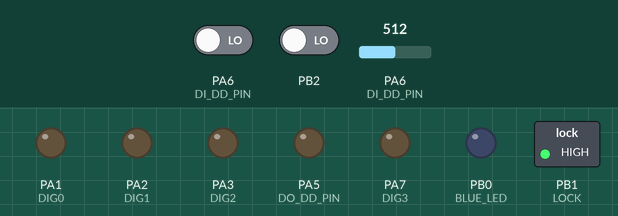
Simulated run of this program. Board: ATtiny24, CodeVisionAVR source translated, built with avr-gcc and emulated at 8 MHz (the files do not name the chip). On the bench: switched loads named in the program (green lamp = pin HIGH), output pins drawn as LEDs (lit = HIGH). Dashed ring = blinking. The inputs (shaded band) are chosen by the test bench; at power-on: PB2 LOW, PA6 (DI_DD_PIN) LOW, PA6 (DI_DD_PIN) = 512. Sleep ends after the set time or at an interrupt.

Above: at 1.2 s.
1.3 s: PB2 driven HIGH
At 2.1 s:
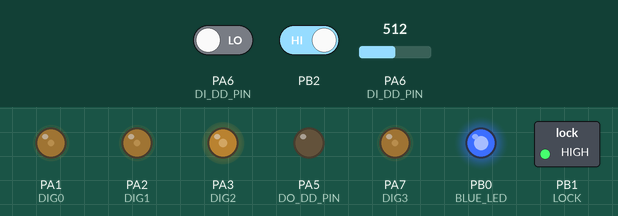
4.3 s: PA6 (DI_DD_PIN) driven HIGH
At 4.7 s:
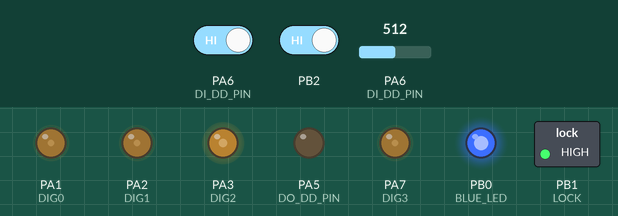
5.8 s: PA6 (DI_DD_PIN) set to 554
8.8 s: PA6 (DI_DD_PIN) set to 580
At 9.58 s:
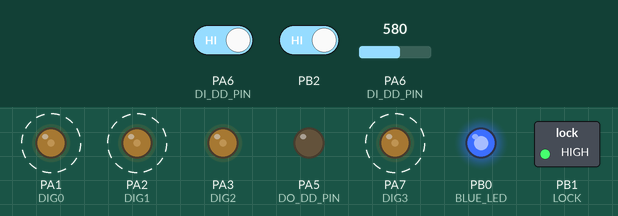
11.8 s: PA6 (DI_DD_PIN) set to 511
At 12.9 s:
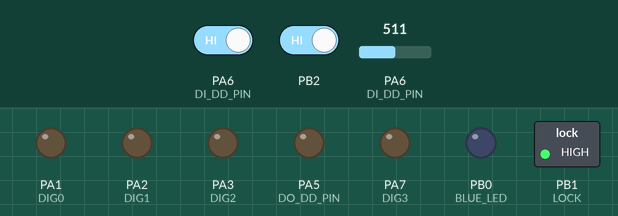
13.8 s: PA6 (DI_DD_PIN) driven LOW
At 14.3 s:
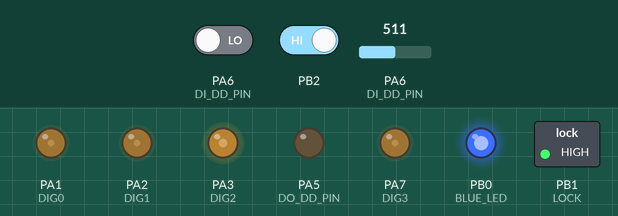
Timing chart, 0 to 16.3 s (numbered marks = the images above; inputs shaded):
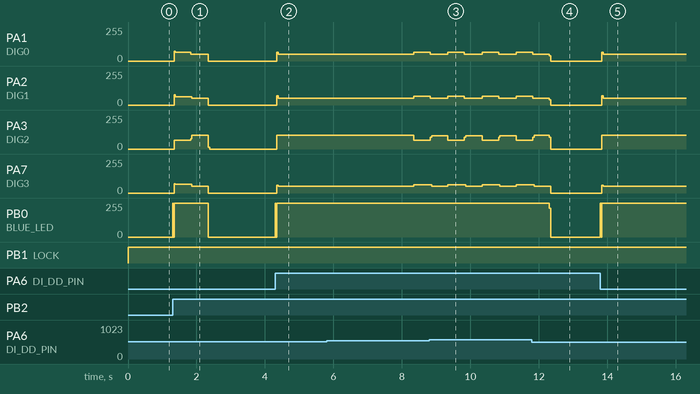

The program:

main.c
```c
/*
 * AL304_watch.c
 *
 * Created: 12.07.2024 20:19:41
 * Author : drspa
 */
#include <avr/io.h>
#include <avr/sleep.h>
#include <AL304_display.h>
#include <counter.h>
#include <ADC.h>

#define CHARGE_MAX 651
#define CHARGE_MIN 512

void TaskShowTime(void)
{
    AL304ShowTime(cnt_min0.cnt,
                  cnt_min1.cnt,
                  cnt_hor0.cnt,
                  cnt_hor1.cnt);
    CounterTick();
}

void TaskShowCharge(void)
{
    int chrg_val;
    int cd0, cd1, cd2;

    ADCDeinit();
    ADCinit();
    ADCStart();

    _delay_ms(2); //wait 25 ADC clock cycles
                  //in order to initialize analog circuitry

    chrg_val = ADCGetValue();

    if(chrg_val < CHARGE_MIN) chrg_val = CHARGE_MIN;
    else if(chrg_val > CHARGE_MAX) chrg_val = CHARGE_MAX;

    chrg_val = 100* (chrg_val - CHARGE_MIN)/
                    (CHARGE_MAX - CHARGE_MIN);

    cd0 = chrg_val % 10;
    chrg_val /= 10;
    cd1 = chrg_val % 10;
    if(cd1 == 0) cd1 = 11;

    chrg_val /= 10;
    cd2 = chrg_val %10;
    if(cd2 == 0) cd2 = 11;

    AL304ShowNumber(cd0, cd1, cd2, 11, DUR_4SEC, 0);
    CounterTick();
}

void TaskSetTime(void)
{
    int hor = 0;
    int min = 0;
    uint8_t set_cnt = 0;
    uint8_t dot_blink = 0;

    while(set_cnt < 2) {
        switch(set_cnt){
            case 0:
            if(ADCGetButtonState() == BUT_SW_CHRG) min++;
            min %= 60;
            AL304ShowNumber(min%10, min/10, 11, 11, DUR_500MSEC, dot_blink);
            break;
            case 1:
            if(ADCGetButtonState() == BUT_SW_CHRG) hor++;
            hor %= 24;
            AL304ShowNumber(11, 11, hor%10, hor/10, DUR_500MSEC, dot_blink);
            break;
        }
        dot_blink ^= 1;
        if(ADCGetButtonState() == BUT_SET_TIME) set_cnt++;
    }

    cnt_min0.cnt = min % 10;
    cnt_min1.cnt = min / 10;
    cnt_hor0.cnt = hor % 10;
    cnt_hor1.cnt = hor / 10;
}

int main(void)
{
    Button_states button_state;
	AL304_init();
    PCI0nterruptInint();
    PCI1nterruptInint();
	counter_init();

    sei();
    set_sleep_mode(SLEEP_MODE_PWR_DOWN);

    while (1)
    {
        sleep_mode();
        INT0InterruptInit();

        ADCSetMuxChannel(MUXCH6);
        ADCinit();
        ADCStart();

        _delay_ms(2); //wait 25 ADC clock cycles
                      //in order to initialize analog circuitry

		TaskShowTime();

        button_state = ADCGetButtonState();
        if(button_state == BUT_SW_CHRG){
            TaskShowCharge();
        }else if(button_state == BUT_SET_TIME){
            TaskSetTime();
        }else if(button_state == BUT_SLEEP){
            //do nothing
        }
        ADCDeinit();

        PCI1nterruptInint();
        PCI0nterruptInint();
    }
}
```

ADC.c
```c
/*
 * ADC.c
 *
 * Created: 05.08.2024 13:56:46
 *  Author: drspa
 */

#include "ADC.h"

void ADCSetMuxChannel(uint8_t adc_channel)
{
    ADMUX &= 0xC0; //clear mux channel selection bits
    ADMUX |= adc_channel;
}

void ADCinit(void)
{
    ADCSRA |= (1 << ADPS2) | (1 << ADPS1) | (1 << ADPS0);
    DIDR0 |= (1 << ADC6D);
    ADCSRA |= (1 << ADEN) | (1 << ADATE);
}

void ADCDeinit(void)
{
    ADMUX &= 0xC0; //clear mux channel selection bits
    ADCSRA &= ~((1 << ADPS2) | (1 << ADPS1) | (1 << ADPS0));
    DIDR0 &= ~(1 << ADC6D);
    ADCSRA &= ~((1 << ADEN) | (1 << ADATE));
}

void ADCStart(void)
{
    ADCSRA |= (1 << ADSC);
}

int ADCGetValue(void)
{
    int val_l, val_h;
    while(!(ADCSRA && (1 << ADIF))) {}
    ADCSRA |= (1<<ADIF);
    val_l = ADCL;
    val_h = ADCH;
    val_l |= val_h << 8;
    return val_l;
}

Button_states ADCGetButtonState(void)
{
    Button_states state = BUT_SLEEP;
    int val1, val2;

    val1 = ADCGetValue();
    val2 = ADCGetValue();

    val1 = (val1 + val2) / 2;
    val2 = val1 - 512;

    if(val2 < 50 &&
       val2 > -50){
        state = BUT_SET_TIME;
    }else if(val2 < 50 &&
             val2 < -50){
        state = BUT_SW_CHRG;
    }else if(val2 > 50 &&
             val2 > -50){
        state = BUT_SLEEP;
    }

    return state;
}

uint8_t ButtonSettingsEn(void)
{
    uint8_t en_flag;
    int val1, val2;

    val1 = ADCGetValue();
    val2 = ADCGetValue();

    val1 = (val1 + val2) / 2;

     if((val1 - 512) < 50 &&
        (val1 - 512) > -50){
         en_flag = 1;
     }else{
         en_flag = 0;
     }

     return en_flag;
}
```

ADC.h
```c
/*
 * ADC.h
 *
 * Created: 05.08.2024 13:56:58
 *  Author: drspa
 */


#ifndef ADC_H_
#define ADC_H_
#include <avr/io.h>

enum{
    MUXCH0,
    MUXCH1,
    MUXCH2,
    MUXCH3,
    MUXCH4,
    MUXCH5,
    MUXCH6,
    MUXCH7
};

typedef enum{
    BUT_SLEEP,
    BUT_SW_CHRG,
    BUT_SET_TIME
} Button_states;

void ADCSetMuxChannel(uint8_t adc_channel);
void ADCinit(void);
void ADCDeinit(void);
void ADCStart(void);
int ADCGetValue(void);
Button_states ADCGetButtonState(void);


#endif /* ADC_H_ */
```

AL304_display.c
```c
/*
 * AL304_display.c
 *
 * Created: 13.07.2024 11:47:25
 *  Author: drspa
 */

#include <AL304_display.h>
#include <avr/pgmspace.h>
#include "tinySPI.h"

const uint8_t Num_table[] PROGMEM = {
	0b11000000,	//0
	0b11111001,	//1
	0b10000011,	//2
	0b10100001,	//3
	0b10111000,	//4
	0b10100100,	//5
	0b10000100,	//6
	0b11101001,	//7
	0b10000000,	//8
	0b10100000,	//9
	0b01111111,	//.
    0b11111111  //space
};

uint8_t display_flag; //indicates the end of delay time
uint8_t display_en; //indicates if button was pressed

void PCI0nterruptInint(void)
{
    GIMSK |= (1 << PCIE0);
    PCMSK0 |= (1 << PCINT6);
}

void TimerSetDuration(int duration)
{
    OCR1A = duration;
}

static void TimerInit(void)
{
    TCNT1 = 0;
    TimerSetDuration(DUR_4SEC);
    TIMSK1 |= (1 << OCIE1A);
    TCCR1B |= (1 << WGM12);
}

void TimerStart(void)
{
    TCCR1B |= (1 << CS12) | (1 << CS10); //Start Timer1
}

void TimerStop(void)
{
    TCCR1B &= ~((1 << CS12) | (1 << CS10)); //Stop Timer1
}

static void AL304_clear_register(void)
{
    PORTB &= ~(1 << LOCK);
    tinySPI_transfer(0x00);
    PORTB |= (1 << LOCK);
}

void AL304_init(void)
{
    display_flag = 0;
    display_en = 0;
	tinySPI_begin();
	tinySPI_setDataMode(SPI_MODE0);
    TimerInit();

	DDRA |= (1 << DIG0) | (1 << DIG1) | (1 << DIG2) | (1 << DIG3);
	DDRB |= (1 << BLUE_LED) | (1 << LOCK);

    AL304_clear_register();
}

static void AL304_send_number(uint8_t num, uint8_t dig)
{
	PORTA &= ~((1 << DIG0) | (1 << DIG1) | (1 << DIG2) | (1 << DIG3));
	PORTA |= (1 << dig);

	PORTB &= ~(1 << LOCK);
	tinySPI_transfer(pgm_read_byte(&Num_table[num]));
	PORTB |= (1 << LOCK);
}

void AL304ShowNumber(int n0, int n1, int n2, int n3, int dur, uint8_t dot_en)
{
    TimerSetDuration(dur);
    TimerStart();
    while (!display_flag) {
        PORTB |= (1 << BLUE_LED); // Turn-on backlight
        AL304_send_number(n0, DIG0);
        _delay_ms(2);
        AL304_send_number(n1, DIG1);
        _delay_ms(2);
        AL304_send_number(n2, DIG2);
        _delay_ms(2);
        AL304_send_number(n3, DIG3);
        _delay_ms(2);

        if(dot_en) {
        AL304_send_number(10, DIG2); //point
        _delay_ms(2);
        }

        AL304_clear_register();

        PORTB &= ~(1 << BLUE_LED); // Turn-off backlight
        PORTA &= ~((1 << DIG0) | (1 << DIG1) | (1 << DIG2) | (1 << DIG3));
    }
    display_flag = 0;
    TimerStop();
}

void AL304ShowTime(uint8_t min0, uint8_t min1, uint8_t hor0, uint8_t hor1)
{
    if(!display_en) return;

    AL304ShowNumber(min0, min1, hor0, hor1, DUR_4SEC, 1);

    display_en = 0;
}

// delay timer
ISR(TIM1_COMPA_vect)
{
    display_flag = 1;
}

// wake-up from button press interrupt
ISR(PCINT0_vect)
{
    display_en = 1;
    GIMSK &= ~(1 << PCIE0);
    PCMSK0 &= ~(1 << PCINT6);
}
```

AL304_display.h
```c
/*
 * AL304_display.h
 *
 * Created: 13.07.2024 11:47:06
 *  Author: drspa
 */


#ifndef AL304_DISPLAY_H_
#define AL304_DISPLAY_H_

#define F_CPU 8000000UL

#include <avr/io.h>
#include <util/delay.h>

#define DIG0 PORTA1
#define DIG1 PORTA2
#define DIG2 PORTA3
#define DIG3 PORTA7
#define BLUE_LED PORTB0
#define LOCK PORTB1

#define DUR_4SEC 31249
#define DUR_500MSEC 3905

void PCI0nterruptInint(void);
void AL304_init(void);
void AL304ShowNumber(int n0, int n1, int n2, int n3, int dur, uint8_t dot_en);
void AL304ShowTime(uint8_t min0, uint8_t min1, uint8_t hor0, uint8_t hor1);


#endif /* AL304_DISPLAY_H_ */
```

counter.c
```c
/*
 * counter.c
 *
 * Created: 13.07.2024 20:54:06
 *  Author: drspa
 */

#include "counter.h"

Counter cnt_min0;
Counter cnt_min1;
Counter cnt_hor0;
Counter cnt_hor1;

uint8_t tick_flag;
uint8_t input_reg;

void INT0InterruptInit(void)
{
    MCUCR |= (1 << ISC01);
    GIMSK |= (1 << INT0);
}

void INT0InterruptDeinit(void)
{
    GIMSK &= ~(1 << INT0);
    MCUCR &= ~(1 << ISC01);
}

void PCI1nterruptInint(void)
{
    GIMSK |= (1 << PCIE1);
    PCMSK1 |= (1 << PCINT10);
}

void PCI1nteruuptDenint(void)
{
    GIMSK &= ~(1 << PCIE1);
    PCMSK1 &= ~(1 << PCINT10);
}

void counter_init(void)
{
    tick_flag = 0;

	cnt_min0.cnt = 0;
	cnt_min0.ceil = 10;

	cnt_min1.cnt = 0;
	cnt_min1.ceil = 6;

	cnt_hor0.cnt = 0;
	cnt_hor0.ceil = 10;

	cnt_hor1.cnt = 0;
	cnt_hor1.ceil = 3;
}

void CounterTick(void)
{
    if(!tick_flag) return;

    cnt_min0.cnt ++;

    cnt_min1.cnt += cnt_min0.cnt / cnt_min0.ceil;
    cnt_min0.cnt %= cnt_min0.ceil;

    cnt_hor0.cnt += cnt_min1.cnt / cnt_min1.ceil;
    cnt_hor1.cnt == 2 ? (cnt_hor0.ceil = 4) : (cnt_hor0.ceil = 10);
    cnt_min1.cnt %= cnt_min1.ceil;

    cnt_hor1.cnt += cnt_hor0.cnt / cnt_hor0.ceil;
    cnt_hor0.cnt %= cnt_hor0.ceil;

    cnt_hor1.cnt %= cnt_hor1.ceil;

    tick_flag = 0;
}

// wake-up from clock tick interrupt
ISR(PCINT1_vect)
{
    GIMSK &= ~(1 << PCIE1);
    PCMSK1 &= ~(1 << PCINT10);
}

// tick count interrupt
ISR(EXT_INT0_vect)
{
    tick_flag = 1;
    GIFR |= (1 << INTF0);
    GIMSK &= ~(1 << INT0);
    MCUCR &= ~(1 << ISC01);
}
```

counter.h
```c
/*
 * counter.h
 *
 * Created: 13.07.2024 20:53:44
 *  Author: drspa
 */

#ifndef COUNTER_H_
#define COUNTER_H_

#define F_CPU 8000000UL

#include <avr/io.h>
#include <util/delay.h>
#include <avr/interrupt.h>
#include <avr/sleep.h>

typedef struct{
	uint8_t cnt;
	uint8_t ceil;
} Counter;

extern Counter cnt_min0;
extern Counter cnt_min1;
extern Counter cnt_hor0;
extern Counter cnt_hor1;

void INT0InterruptInit(void);
void INT0InterruptDeinit(void);
void PCI1nterruptInint(void);
void PCI1nteruuptDenint(void);
void counter_init(void);
void CounterTick(void);

#endif /* COUNTER_H_ */
```

tinySPI.c
```c
// (licence header left out)
#include <tinySPI.h>

void tinySPI_begin()
{
    USICR &= ~ ((1 << USISIE) | (1 << USIOIE) | (1 << USIWM1));
    USICR |= (1 << USIWM0) | (1 << USICS1) | (1 << USICLK);
    SPI_DDR_PORT |= (1 << USCK_DD_PIN);   // set the USCK pin as output
    SPI_DDR_PORT |= (1 << DO_DD_PIN);     // set the DO pin as output
    SPI_DDR_PORT &= ~(1 << DI_DD_PIN);    // set the DI pin as input
}

void tinySPI_setDataMode(uint8_t spiDataMode)
{
    if (spiDataMode == SPI_MODE1)
        USICR |= (1 << USICS0);
    else
        USICR &= ~(1 << USICS0);
}

uint8_t tinySPI_transfer(uint8_t spiData)
{
    USIDR = spiData;
    USISR = (1 << USIOIF);                // clear counter and counter overflow interrupt flag
    //ATOMIC_BLOCK(ATOMIC_RESTORESTATE)   // ensure a consistent clock period
    {
        while ( !(USISR & (1 << USIOIF)) ) USICR |= (1 << USITC);
    }
    return USIDR;
}

void tinySPI_end()
{
    USICR &= ~((1 << USIWM1) | (1 << USIWM0));
}
```

tinySPI.h
```c
// (licence header left out)
#ifndef TINYSPI_H_INCLUDED
#define TINYSPI_H_INCLUDED

#include <util/atomic.h>

// USI ports and pins
// (Thanks to nopnop2002 for adding the definitions for ATtiny461/861 and 2313/4313.)
#if defined(__AVR_ATtiny24__) || defined(__AVR_ATtiny44A__) || defined(__AVR_ATtiny84__)
  #define SPI_DDR_PORT DDRA
  #define USCK_DD_PIN DDA4
  #define DO_DD_PIN DDA5
  #define DI_DD_PIN DDA6
#elif defined(__AVR_ATtiny25__) || defined(__AVR_ATtiny45__) || defined(__AVR_ATtiny85__)
  #define SPI_DDR_PORT DDRB
  #define USCK_DD_PIN DDB2
  #define DO_DD_PIN DDB1
  #define DI_DD_PIN DDB0
#elif defined(__AVR_ATtiny261__) || defined(__AVR_ATtiny461__) || defined(__AVR_ATtiny861__)
  #define SPI_DDR_PORT DDRB
  #define USCK_DD_PIN DDB2
  #define DO_DD_PIN DDB1
  #define DI_DD_PIN DDB0
#elif defined(__AVR_ATtiny2313__) || defined(__AVR_ATtiny4313__)
  #define SPI_DDR_PORT DDRB
  #define USCK_DD_PIN DDB7
  #define DO_DD_PIN DDB6
  #define DI_DD_PIN DDB5
#else
  #error "tinySPI does not support this microcontroller."
#endif

// SPI data modes
#define SPI_MODE0 0x00
#define SPI_MODE1 0x04

void tinySPI_begin();
void tinySPI_setDataMode(uint8_t spiDataMode);
uint8_t tinySPI_transfer(uint8_t spiData);
void tinySPI_end();

#endif
```

Measured:
- the behaviour switches between 561 and 562 on PA6 (DI_DD_PIN) (found by bisection; images 2 and 3)
- after the input at 1.3 s, PA1 (DIG0): 0/255 → 64/255 after 0.05 s, → 51/255 0.48 s later, → 0/255 0.52 s later; PA2 (DIG1): 0/255 → 63/255 after 0.05 s, → 51/255 0.52 s later, → 0/255 0.48 s later
- after the input at 4.3 s, PA1 (DIG0), PA7 (DIG3): 0/255 → 51/255 after 0.05 s; PA2 (DIG1): 0/255 → 50/255 after 0.05 s; PA3 (DIG2): 0/255 → 102/255 after 0.05 s; PB0 (BLUE_LED): 0/255 → 255/255 at once
- after the input at 8.8 s, PB0 (BLUE_LED): stays 255/255 (without the input it goes to 209/255 after 0.51 s)
- after the input at 11.8 s, PB0 (BLUE_LED): 255/255 → 0/255 after 0.51 s
- after the input at 13.8 s, PA1 (DIG0), PA7 (DIG3): 0/255 → 51/255 after 0.05 s; PA2 (DIG1): 0/255 → 50/255 after 0.05 s; PA3 (DIG2): 0/255 → 102/255 after 0.05 s; PB0 (BLUE_LED): 0/255 → 255/255 at once
